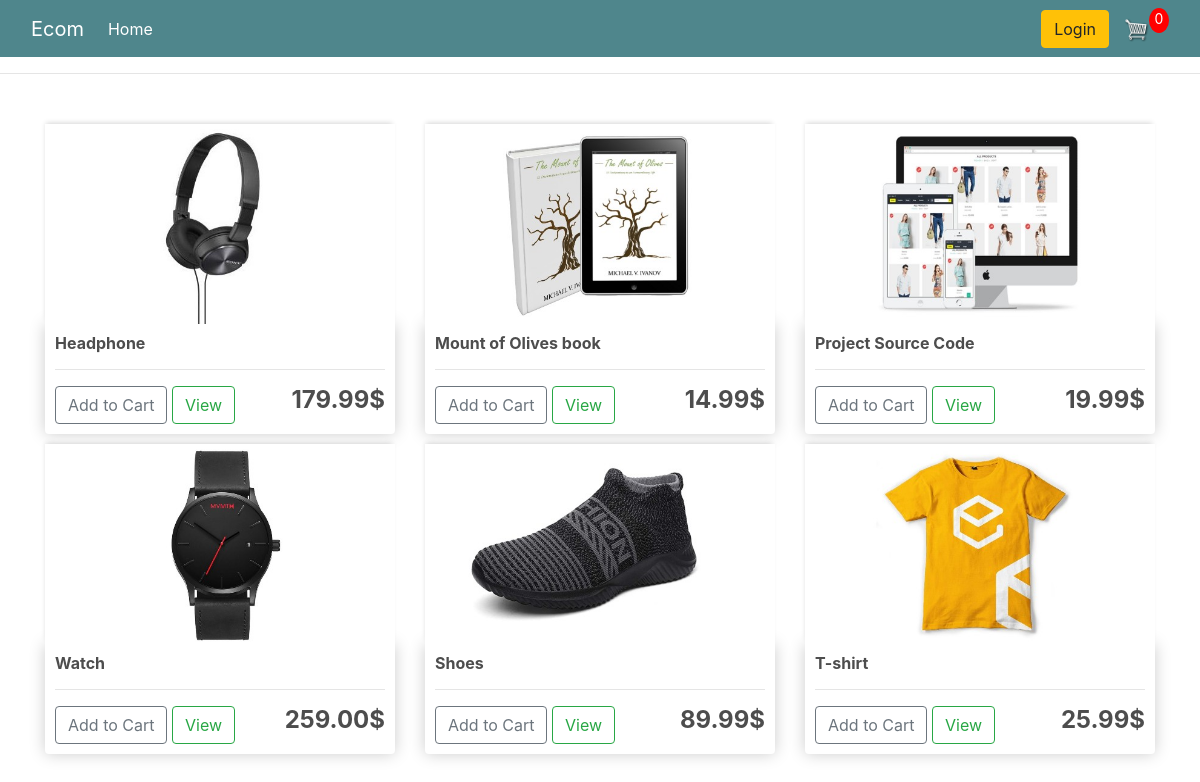
The page / on the database its author committed.
### store/models.py (models this page shows, shortened)
class Product(models.Model):
    name = models.CharField(max_length=200)
    price = models.FloatField()
    digital = models.BooleanField(default=False, null=True, blank=True)
    image = models.ImageField(null=True, blank=True)
    @property
    def imageURL(self):
        try:
            url = self.image.url
        except:
            url = ''
        return url

### store/views.py (the view)
# urls.py: path('', include('store.urls')),
def store(requset):
    if requset.user.is_authenticated:
        customer = requset.user.customer
        order, created = Order.objects.get_or_create(customer=customer, complete=False)
        items = order.orderitem_set.all()
        cartItems = order.get_cart_items
    else:
        items = []
        order = {'get_cart_total': 0, 'get_cart_items': 0}
        cartItems = order['get_cart_items']
    products = Product.objects.all()
    context = {'products': products, 'cartItems':cartItems}
    return render(requset, 'store/store.html', context)

### store/templates/store/store.html
{% extends 'store/main.html' %}
{% load static %}
{% block content %}
<div class="row">
    {% for product in products %}
    <div class="col-lg-4">
        <img src="{{product.imageURL}}" alt="sample picture" class="thumbnail">
        <div class="box-element product">
            <h6><strong>{{product.name}}</strong></h6>
            <hr>
            <button data-product={{product.id}} data-action="add"
                class="btn btn-outline-secondary add-btn update-cart">Add to Cart</button>
            <a href="#" class="btn btn-outline-success">View</a>
            <h4 style="display:inline-block; float:right"><strong>
                    {{product.price|floatformat:2}}$</strong></h4>
        </div>
    </div>
    {% endfor %}
</div>
{% endblock content %}

### store/templates/store/main.html (shortened to what this page needs)
<!DOCTYPE html>
{% load static %}
<html>
<head>
    <link rel="stylesheet" type="text/css" href="{% static 'css/main.css' %}">
    <link rel="stylesheet" href="https://stackpath.bootstrapcdn.com/bootstrap/4.4.1/css/bootstrap.min.css"
>
</head>
<body>
    <nav class="navbar navbar-expand-lg navbar-dark bg-darkme">
        <div class="container-fluid">
            <a class="navbar-brand" href="#">Ecom</a>
            <div class="collapse navbar-collapse" id="navbarSupportedContent">
                <ul class="navbar-nav me-auto mb-2 mb-lg-0">
                    <li class="nav-item">
                        <a class="nav-link active" aria-current="page" href="#">Home</a>
                    </li>
                </ul>
            </div>
            <div class="form-inline my-2 my-lg-0">
                <a href="#" class="btn btn-warning">Login</a>
                <a href="{% url 'cart' %}">
                    <img src="{% static 'images/cart.png' %}" alt="cart" id="cart-icon">
                </a>
                <p id="cart-total">{{cartItems}}</p>
            </div>
        </div>
    </nav>
    <hr>
    <div class="container">
        <br>
        {% block content %}
        {% endblock content %}
    </div>
</body>
</html>

### static/css/main.css (style rules this page uses)
body { background-color: hsl(0, 0%, 98%); }
h1, h2, h3, h4, h5, h6 { color: hsl(0, 0%, 30%); }
.box-element { box-shadow: hsl(0, 0%, 80%) 0 0 16px; background-color: #fff; border-radius: 4px; padding: 10px; }
.thumbnail { width: 100%; height: 200px; -webkit-box-shadow: -1px -3px 5px -2px rgba(214, 214, 214, 1); -moz-box-shadow: -1px -3px 5px -2px rgba(214, 214, 214, 1); box-shadow: -1px -3px 5px -2px rgba(214, 214, 214, 1); }
.product { border-radius: 0 0 4px 4px; }
.bg-darkme { background-color: #4f868c !important; }
#cart-icon { width: 25px; display: inline-block; margin-left: 15px; }
#cart-total { display: block; text-align: center; color: #fff; background-color: red; width: 20px; height: 25px; border-radius: 50%; font-size: 14px; }
.col-lg-4, .col-lg-6, .col-lg-8, .col-lg-12 { margin-top: 10px; }
.btn { border-radius: 0; }

### rows shown on the page
Product: imageURL (picture), name "Headphone", price "179.99"
Product: imageURL (picture), name "Mount of Olives book", price "14.99"
Product: imageURL (picture), name "Project Source Code", price "19.99"
Product: imageURL (picture), name "Watch", price "259.00"
Product: imageURL (picture), name "Shoes", price "89.99"
Product: imageURL (picture), name "T-shirt", price "25.99"

### other values the page prints
{{ cartItems }} "0"
